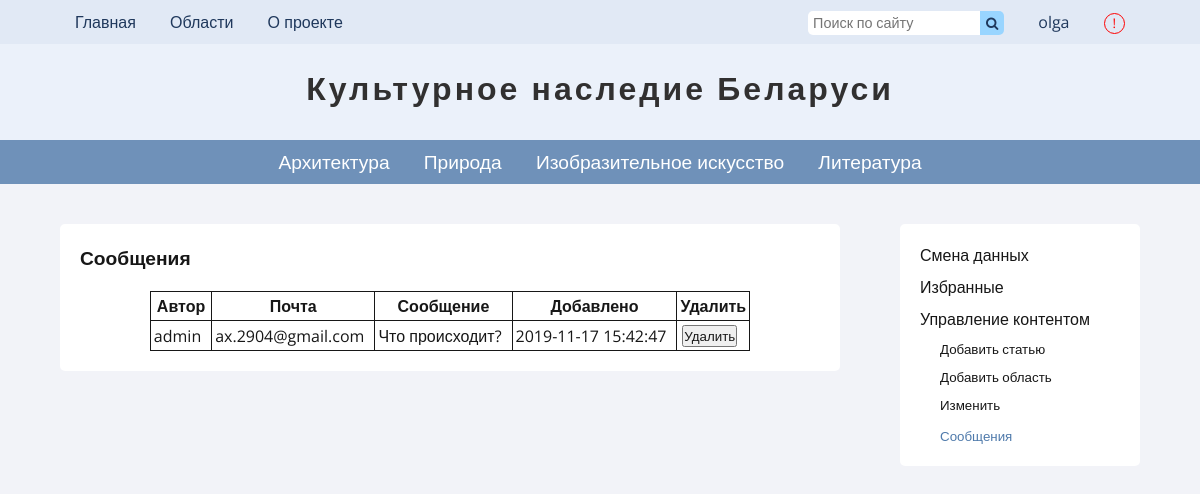
The app's page /pages/complains.php (signed in) with its own data.
### tables this page shows
CREATE TABLE `users` (
  `id` int(11) NOT NULL,
  `name` varchar(20) NOT NULL,
  `password` text NOT NULL,
  `email` varchar(50) NOT NULL,
  `vkey` text NOT NULL,
  `verified` int(2) NOT NULL DEFAULT 0,
  `status` varchar(20) NOT NULL DEFAULT 'member',
  `created` timestamp NOT NULL DEFAULT current_timestamp(),
  `tracked_articles` text DEFAULT NULL
);

CREATE TABLE `categories` (
  `id` int(11) NOT NULL,
  `title` varchar(100) NOT NULL,
  `description` text NOT NULL,
  `last_author` varchar(20) DEFAULT NULL,
  `pubdate` timestamp NOT NULL DEFAULT current_timestamp()
);

CREATE TABLE `complains` (
  `id` int(11) NOT NULL,
  `author` varchar(20) DEFAULT NULL,
  `author_email` varchar(60) DEFAULT NULL,
  `text` text DEFAULT NULL,
  `date` timestamp NOT NULL DEFAULT current_timestamp()
);

### includes/get-user.php (called while the page is built)
<?php
	if (isset($_SESSION['user'])) {
		$user_id = $_SESSION['user'];
		$user = mysqli_query($connection, "SELECT * FROM `users` WHERE `id` = $user_id");
		if (mysqli_num_rows($user) !== false) {
			$user = mysqli_fetch_assoc($user);
			$user_name = $user['name'];
		}
	}

### includes/config.php (called while the page is built, shortened)
<?php
	$params = array(
		'title' => 'Культурное наследие Беларуси'
	);

### pages/complains.php (the view, shortened to what this page needs)
<?php require '../includes/config.php' ?>
<!DOCTYPE html>
<html lang="ru">
<head>
	<?php require '../includes/get-user.php'; if(isset($_SESSION['user']) and @$user['status'] == 'admin' or @$user['status'] == 'editor') { ?>
	<?php include '../includes/common-header.php' ?>
	<link rel="stylesheet" type="text/css" href="../css/users.css">
</head>
<body>
	<?php include '../includes/header.php' ?>
			<aside><?php
				function currentUrl($url)
				{
					if (strpos($_SERVER['REQUEST_URI'], $url) !== false) {
						echo 'current-page';
					}
				}
			include '../includes/user-page-aside.php';
			?></aside>
			<div class="additional"><?php include '../includes/user-page-aside.php'; ?></div>
		<section class="side-section">
			<div class="page_subtitle">
				<span>Сообщения</span>
			</div>
			<?php
				$complains = mysqli_query($connection, "SELECT * FROM `complains` ORDER BY `date`");
				if (mysqli_num_rows($complains) > 0) { ?>
					<table>
						<tr>
							<th>Автор</th>
							<th>Почта</th>
							<th>Сообщение</th>
							<th>Добавлено</th>
							<th>Удалить</th>
						</tr>
					<?php
					while ($complain = mysqli_fetch_assoc($complains)) { ?>
							<tr>
								<td><?php echo $complain['author'] ?></td>
								<td><?php echo $complain['author_email'] ?></td>
								<td><?php echo $complain['text'] ?></td>
								<td><?php echo $complain['date'] ?></td>
								<td>
									<form action="" method="get">
										<button name="delete-complain" type="submit">Удалить</button>
									</form>
								</td>
							</tr>
						<?php }
					echo '</table>';
				}
				else {
					?>
						<div class="page_subtitle">
							<span>Нет сообщений</span>
						</div>
					<?php
				}
		?>
	</section>
</body>
</html>
<?php } ?>

### includes/header.php (shortened to what this page needs)
<?php require '../includes/get-user.php' ?>
<link rel="stylesheet" type="text/css" href="../css/header.css">
<link rel="stylesheet" href="https://cdnjs.cloudflare.com/ajax/libs/font-awesome/4.7.0/css/font-awesome.min.css">
<header>
	<div class="tool-section">
		<div id="tool-content">
			<div id="left">
				<a href="home.php">Главная</a>
				<div class="dropdown">
					<a onclick="showDistricts()">Области</a>
				</div>
				<a href="about.php">О проекте</a>
			</div>
			<div id="right">
				<div class="search-section">
					<form method="get" action="../pages/search-results.php" autocomplete="off">
						<input class="search-input" type="text" placeholder="Поиск по сайту" name="search_key" value="<?php if (isset($key)) {echo $key;} ?>" maxlength="25">
						<button class="search-btn" type="submit"><i class="fa fa-search"></i></button>
					</form>
				</div>
				<?php
					if (!isset($_SESSION['user'])) { ?>
						<a href="login.php">Вход</a>
					<?php }
					else { ?>
						<a href="user.php"><?php echo $user_name  ?></a>
					<?php } ?>
				<button id="complain-button" title="Сообщить о проблеме модераторам" type="button" onclick="fullwindowpopup()"><span id="exclamation-mark">!</span></button>
			</div>
		</div>
	</div>
	<div class="logo">
		<a href="home.php">
		<?php echo $params['title'] ?></a>
	</div>
	<div class="categories-section">
		<ul id="categories-section">
			<?php
				$categories = mysqli_query($connection, "SELECT `title`, `id` FROM `categories` ORDER BY `id` ASC");
				while ($cat = mysqli_fetch_assoc($categories)) {
					$id = $cat['id'];
					?>
					<li <?php cur_page("category.php?cat=" . $id) ?>><a href="category.php?cat=<?php echo $id ?>"><?php echo $cat['title'] ?> </a></li>
			<?php } ?>
		</ul>
	</div>
</header>

### css/main.css (style rules this page uses)
* { margin: 0; padding: 0; font-family: 'Open Sans', sans-serif; color: #171717; box-sizing: border-box; }
body { min-height: 100vh; background-color: #f2f3f8; }
a { text-decoration: none; }
section { overflow: auto; max-width: 100%; padding: 20px; margin: 0 5%; margin-bottom: 20px; background-color: #fff; border-radius: 5px; }
.side-section { width: 65%; float: left; }
input, textarea { border-radius: 5px; border: 1px solid rgba(79, 122, 171, 0.9); padding: 5px; font-size: 0.9em; max-width: 100%; }
.page_subtitle span { font-size: 1.2em; font-weight: bold; }
.page_subtitle, .centered-page-subtitle { margin-bottom: 20px; }
button { cursor: pointer; }

### css/aside.css (style rules this page uses)
aside { float: right; margin-right: 5%; width: 20%; background-color: #fff; padding: 20px; border-radius: 5px; }
table td { padding-right: 10px; }

### css/users.css (style rules this page uses)
table { margin: 0 auto; max-width: 100%; border-collapse: collapse; }
td, th { word-wrap: break-word; text-align: center; border: 1px solid #171717; padding: 3px; }

### css/header.css (style rules this page uses)
header { width: 100%; margin-bottom: 40px; }
.tool-section, .logo, .categories-section { width: 100%; padding: 0 5% 0 5%; }
.tool-section { text-align: center; font-size: 1em; height: 44px; line-height: 44px; background-color: #e1e9f5; }
.tool-section a, #tool-content a { cursor: pointer; color: #1f385c; margin: 5px 15px 5px 15px; }
.search-section { display: inline-block; margin-right: 15px; }
.logo { letter-spacing: 3px; font-weight: bold; word-wrap: break-word; padding-top: 0.7em; text-align: center; font-size: 2em; height: 3em; background-color: #ebf1fa; }
.logo a { cursor: default; color: #313030; }
.categories-section { text-align: center; background-color: rgba(79, 122, 171, 0.8); }
#right { float: right; }
#left { float: left; }
.search-input { border: 0; height: 24px; border-top-right-radius: 0; border-bottom-right-radius: 0; }
.search-btn { border: 0; background-color: #99d5ff; border-top-right-radius: 5px; border-bottom-right-radius: 5px; margin-top: 10.5px; width: 24px; height: 24px; float: right; }
.search-btn i { color: #1f385c; }
#complain-button { margin-left: 15px; margin-right: 15px; width: 1.6em; height: 1.6em; vertical-align: middle; border-radius: 50%; border: 1px solid red; background-color: transparent; }
.dropdown { display: inline-block; }
#exclamation-mark { color: red; display: block; line-height: 1em; }
li { vertical-align: middle; font-size: 1.2em; height: 44px; line-height: 44px; display: inline-block; padding: 0 15px 0 15px; }
li a { color: #fff; }

### records on screen
users: name "olga"
categories: title "Архитектура"
categories: title "Природа"
categories: title "Изобразительное искусство"
categories: title "Литература"
complains: author "admin", author_email "ax.2904@gmail.com", text "Что происходит?", date "2019-11-17 15:42:47"

### other values on screen
$params['title'] "Культурное наследие Беларуси"
